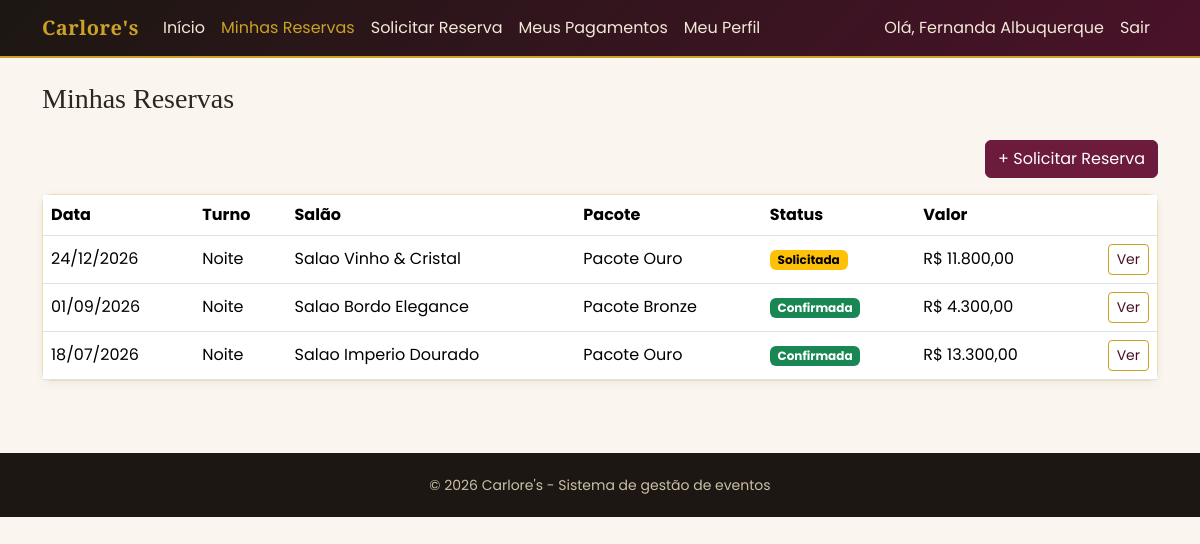
/cliente/reservas/index.php (signed in), run on the app's committed database.
### tables this page shows
CREATE TABLE usuarios (
    id          INT UNSIGNED AUTO_INCREMENT PRIMARY KEY,
    nome        VARCHAR(120) NOT NULL,
    email       VARCHAR(150) NOT NULL,
    senha_hash  VARCHAR(255) NOT NULL,
    tipo        ENUM('admin', 'cliente') NOT NULL DEFAULT 'cliente',
    ativo       TINYINT(1) NOT NULL DEFAULT 1,
    created_at  DATETIME NOT NULL DEFAULT CURRENT_TIMESTAMP,
    updated_at  DATETIME NOT NULL DEFAULT CURRENT_TIMESTAMP ON UPDATE CURRENT_TIMESTAMP,
    UNIQUE KEY uq_usuarios_email (email),
    INDEX idx_usuarios_tipo (tipo)
);

CREATE TABLE reservas (
    id                  INT UNSIGNED AUTO_INCREMENT PRIMARY KEY,
    cliente_id          INT UNSIGNED NOT NULL,
    salao_id            INT UNSIGNED NOT NULL,
    pacote_id           INT UNSIGNED NOT NULL,
    data_evento         DATE NOT NULL,
    turno               ENUM('manha', 'tarde', 'noite') NOT NULL,
    tipo_evento         VARCHAR(80) NOT NULL,
    numero_convidados   SMALLINT UNSIGNED NOT NULL,
    status              ENUM('solicitada', 'confirmada', 'cancelada') NOT NULL DEFAULT 'solicitada',
    valor_salao         DECIMAL(10,2) NOT NULL,
    valor_pacote        DECIMAL(10,2) NOT NULL,
    desconto            DECIMAL(10,2) NOT NULL DEFAULT 0.00,
    valor_total         DECIMAL(10,2) GENERATED ALWAYS AS (valor_salao + valor_pacote - desconto) STORED,
    bloqueio_data       DATE GENERATED ALWAYS AS (CASE WHEN status = 'cancelada' THEN NULL ELSE data_evento END) STORED,
    observacoes         TEXT NULL,
    created_at          DATETIME NOT NULL DEFAULT CURRENT_TIMESTAMP,
    updated_at          DATETIME NOT NULL DEFAULT CURRENT_TIMESTAMP ON UPDATE CURRENT_TIMESTAMP,
    CONSTRAINT fk_reservas_cliente FOREIGN KEY (cliente_id) REFERENCES clientes(id)
        ON DELETE RESTRICT ON UPDATE CASCADE,
    CONSTRAINT fk_reservas_salao FOREIGN KEY (salao_id) REFERENCES saloes(id)
        ON DELETE RESTRICT ON UPDATE CASCADE,
    CONSTRAINT fk_reservas_pacote FOREIGN KEY (pacote_id) REFERENCES pacotes(id)
        ON DELETE RESTRICT ON UPDATE CASCADE,
    UNIQUE KEY uq_disponibilidade (salao_id, bloqueio_data),
    INDEX idx_reservas_data (data_evento),
    INDEX idx_reservas_status (status)
);

CREATE TABLE saloes (
    id          INT UNSIGNED AUTO_INCREMENT PRIMARY KEY,
    nome        VARCHAR(100) NOT NULL,
    capacidade  SMALLINT UNSIGNED NOT NULL,
    descricao   TEXT NULL,
    valor_base  DECIMAL(10,2) NOT NULL DEFAULT 0.00,
    foto        VARCHAR(255) NULL,
    ativo       TINYINT(1) NOT NULL DEFAULT 1,
    created_at  DATETIME NOT NULL DEFAULT CURRENT_TIMESTAMP,
    updated_at  DATETIME NOT NULL DEFAULT CURRENT_TIMESTAMP ON UPDATE CURRENT_TIMESTAMP,
    UNIQUE KEY uq_saloes_nome (nome),
    INDEX idx_saloes_ativo (ativo)
);

CREATE TABLE pacotes (
    id          INT UNSIGNED AUTO_INCREMENT PRIMARY KEY,
    nome        VARCHAR(100) NOT NULL,
    descricao   TEXT NULL,
    preco       DECIMAL(10,2) NOT NULL,
    ativo       TINYINT(1) NOT NULL DEFAULT 1,
    created_at  DATETIME NOT NULL DEFAULT CURRENT_TIMESTAMP,
    updated_at  DATETIME NOT NULL DEFAULT CURRENT_TIMESTAMP ON UPDATE CURRENT_TIMESTAMP,
    UNIQUE KEY uq_pacotes_nome (nome)
);

### public/cliente/reservas/index.php (called while the page is built, shortened)
<?php
require_once __DIR__ . '/../../../config/bootstrap.php';
$reservas = Reserva::listarPorCliente((int)$_SESSION['cliente_id']);
$paginaAtual = 'reservas';
$tituloPagina = 'Minhas Reservas';
require ROOT_PATH . '/views/cliente/reservas/listar.php';

### helpers/auth_helper.php (called while the page is built, shortened)
<?php
function usuarioLogado(): ?array
{
    return [
        'id'         => (int)$_SESSION['usuario_id'],
        'nome'       => $_SESSION['usuario_nome'],
        'tipo'       => $_SESSION['usuario_tipo'],
        'cliente_id' => isset($_SESSION['cliente_id']) ? (int)$_SESSION['cliente_id'] : null,
    ];
}

### config/database.php (called while the page is built, shortened)
<?php
class Database
{
    private static ?PDO $conexao = null;
    public static function conectar(): PDO
    {
        if (self::$conexao === null) {
            $dsn = 'mysql:host=' . self::HOST . ';dbname=' . self::DBNAME . ';charset=' . self::CHARSET;
            try {
                self::$conexao = new PDO($dsn, self::USUARIO, self::SENHA, [
                    PDO::ATTR_ERRMODE            => PDO::ERRMODE_EXCEPTION,
                    PDO::ATTR_EMULATE_PREPARES   => false,
                    PDO::ATTR_DEFAULT_FETCH_MODE => PDO::FETCH_ASSOC,
                ]);
            } catch (PDOException $e) {
                error_log('[Database] Falha na conexao: ' . $e->getMessage());
                http_response_code(500);
                die('Nao foi possivel conectar ao banco de dados. Verifique se o MySQL do XAMPP esta em execucao e se o banco "carlores" foi importado (veja o README.md).');
            }
        }
        return self::$conexao;
    }
}

### models/Reserva.php (called while the page is built, shortened)
<?php
class Reserva
{
    public static function listar(array $filtros = []): array
    {
        $sql = self::SELECT_BASE . ' WHERE 1=1';
        $params = [];
        if (!empty($filtros['cliente_id'])) {
            $sql .= ' AND r.cliente_id = :cliente_id';
            $params[':cliente_id'] = $filtros['cliente_id'];
        }
        $sql .= ' ORDER BY r.data_evento DESC, r.id DESC';
        $stmt = Database::conectar()->prepare($sql);
        $stmt->execute($params);
        return $stmt->fetchAll();
    }
    public static function listarPorCliente(int $clienteId): array
    {
        return self::listar(['cliente_id' => $clienteId]);
    }
}

### config/bootstrap.php (called while the page is built, shortened)
<?php
require_once ROOT_PATH . '/config/database.php';
require_once ROOT_PATH . '/helpers/format_helper.php';
require_once ROOT_PATH . '/helpers/auth_helper.php';
spl_autoload_register(function (string $classe): void {
    foreach (['models', 'services'] as $pasta) {
        $caminho = ROOT_PATH . "/{$pasta}/{$classe}.php";
        if (is_file($caminho)) {
            return;
        }
    }
});

### views/cliente/reservas/listar.php (the view, shortened to what this page needs)
<?php require ROOT_PATH . '/views/partials/header_cliente.php'; ?>
<div class="d-flex justify-content-end mb-3">
    <a href="/cliente/reservas/nova.php" class="btn btn-carlores">+ Solicitar Reserva</a>
</div>
<div class="card card-carlores">
    <div class="table-responsive">
        <table class="table mb-0 align-middle">
            <thead><tr><th>Data</th><th>Turno</th><th>Salão</th><th>Pacote</th><th>Status</th><th>Valor</th><th></th></tr></thead>
            <tbody>
            <?php foreach ($reservas as $r): ?>
                <tr>
                    <td><?= dateBr($r['data_evento']) ?></td>
                    <td><?= turnoLabel($r['turno']) ?></td>
                    <td><?= e($r['salao_nome']) ?></td>
                    <td><?= e($r['pacote_nome']) ?></td>
                    <td><?= statusReservaBadge($r['status']) ?></td>
                    <td><?= moneyBr($r['valor_total']) ?></td>
                    <td class="text-end"><a href="/cliente/reservas/visualizar.php?id=<?= (int)$r['id'] ?>" class="btn btn-sm btn-outline-carlores">Ver</a></td>
                </tr>
            <?php endforeach; ?>
            </tbody>
        </table>
    </div>
</div>
<?php require ROOT_PATH . '/views/partials/footer_cliente.php'; ?>

### views/partials/header_cliente.php (shortened to what this page needs)
<?php $usuario = usuarioLogado(); ?>
<!DOCTYPE html>
<html lang="pt-BR">
<head>
    <link href="https://cdn.jsdelivr.net/npm/bootstrap@5.3.3/dist/css/bootstrap.min.css" rel="stylesheet">
    <link href="/assets/css/theme.css" rel="stylesheet">
</head>
<body>
<nav class="navbar navbar-expand-lg navbar-carlores navbar-dark">
    <div class="container">
        <a class="navbar-brand" href="/cliente/index.php"><?= e(APP_NOME) ?></a>
        <div class="collapse navbar-collapse" id="navCliente">
            <ul class="navbar-nav me-auto">
                <?php
                $paginaAtual = $paginaAtual ?? '';
                $itensMenu = [
                    'dashboard'  => ['/cliente/index.php', 'Início'],
                    'reservas'   => ['/cliente/reservas/index.php', 'Minhas Reservas'],
                    'nova'       => ['/cliente/reservas/nova.php', 'Solicitar Reserva'],
                    'pagamentos' => ['/cliente/pagamentos/index.php', 'Meus Pagamentos'],
                    'perfil'     => ['/cliente/perfil/editar.php', 'Meu Perfil'],
                ];
                foreach ($itensMenu as $chave => $item):
                    [$url, $rotulo] = $item;
                ?>
                <li class="nav-item">
                    <a class="nav-link <?= $paginaAtual === $chave ? 'active' : '' ?>" href="<?= e($url) ?>"><?= e($rotulo) ?></a>
                </li>
                <?php endforeach; ?>
            </ul>
            <ul class="navbar-nav">
                <li class="nav-item"><span class="nav-link">Olá, <?= e($usuario['nome']) ?></span></li>
                <li class="nav-item"><a class="nav-link" href="/logout.php">Sair</a></li>
            </ul>
        </div>
    </div>
</nav>
<div class="container py-4">
    <h1 class="h3 mb-4"><?= e($tituloPagina ?? '') ?></h1>

### helpers/format_helper.php (shortened to what this page needs)
<?php
function e(mixed $valor): string
{
    return htmlspecialchars((string)($valor ?? ''), ENT_QUOTES, 'UTF-8');
}
function moneyBr(float|string|null $valor): string
{
    return 'R$ ' . number_format((float)$valor, 2, ',', '.');
}
function dateBr(?string $dataIso): string
{
    $timestamp = strtotime($dataIso);
    return $timestamp ? date('d/m/Y', $timestamp) : '';
}
function turnoLabel(?string $turno): string
{
    return TURNOS[$turno] ?? e($turno);
}
function statusReservaLabel(?string $status): string
{
    return STATUS_RESERVA[$status] ?? e($status);
}
function statusReservaBadge(?string $status): string
{
    $mapa = ['solicitada' => 'warning', 'confirmada' => 'success', 'cancelada' => 'secondary'];
    $cor = $mapa[$status] ?? 'secondary';
    return '<span class="badge text-bg-' . $cor . '">' . statusReservaLabel($status) . '</span>';
}

### public/assets/css/theme.css (style rules this page uses)
:root { --carlores-preto: #1c1712; --carlores-vinho: #6d1b3c; --carlores-vinho-escuro: #4a1229; --carlores-dourado: #c9a227; --carlores-dourado-claro: #e8d38a; --carlores-creme: #faf6ef; --carlores-texto: #2b2620; }
body { background-color: var(--carlores-creme); color: var(--carlores-texto); font-family: 'Poppins', 'Segoe UI', sans-serif; }
h1, h2, h3, h4, h5, .brand-font { font-family: 'Playfair Display', 'Georgia', serif; }
a { color: var(--carlores-vinho); }
.navbar-carlores { background: linear-gradient(135deg, var(--carlores-preto) 0%, var(--carlores-vinho-escuro) 100%); border-bottom: 2px solid var(--carlores-dourado); }
.navbar-carlores .navbar-brand { font-family: 'Playfair Display', serif; color: var(--carlores-dourado) !important; font-weight: 700; letter-spacing: 0.5px; }
.navbar-carlores .nav-link { color: #f1e9d8 !important; }
.navbar-carlores .nav-link:hover, .navbar-carlores .nav-link.active { color: var(--carlores-dourado) !important; }
.btn-carlores { background-color: var(--carlores-vinho); border-color: var(--carlores-vinho); color: #fff; }
.btn-outline-carlores { border-color: var(--carlores-dourado); color: var(--carlores-vinho-escuro); }
.card-carlores { border: 1px solid rgba(201, 162, 39, 0.35); border-radius: 0.6rem; box-shadow: 0 2px 10px rgba(0,0,0,0.06); }

### data on the page
usuarios: nome "Fernanda Albuquerque"
reservas: data_evento "24/12/2026", turno "Noite", salao.nome "Salao Vinho & Cristal", pacote.nome "Pacote Ouro", status "Solicitada", valor_total "R$ 11.800,00"
reservas: data_evento "01/09/2026", turno "Noite", salao.nome "Salao Bordo Elegance", pacote.nome "Pacote Bronze", status "Confirmada", valor_total "R$ 4.300,00"
reservas: data_evento "18/07/2026", turno "Noite", salao.nome "Salao Imperio Dourado", pacote.nome "Pacote Ouro", status "Confirmada", valor_total "R$ 13.300,00"

### other printed values
APP_NOME "Carlore's"
$rotulo "Início"
$rotulo "Minhas Reservas"
$rotulo "Solicitar Reserva"
$rotulo "Meus Pagamentos"
$rotulo "Meu Perfil"
$tituloPagina "Minhas Reservas"
